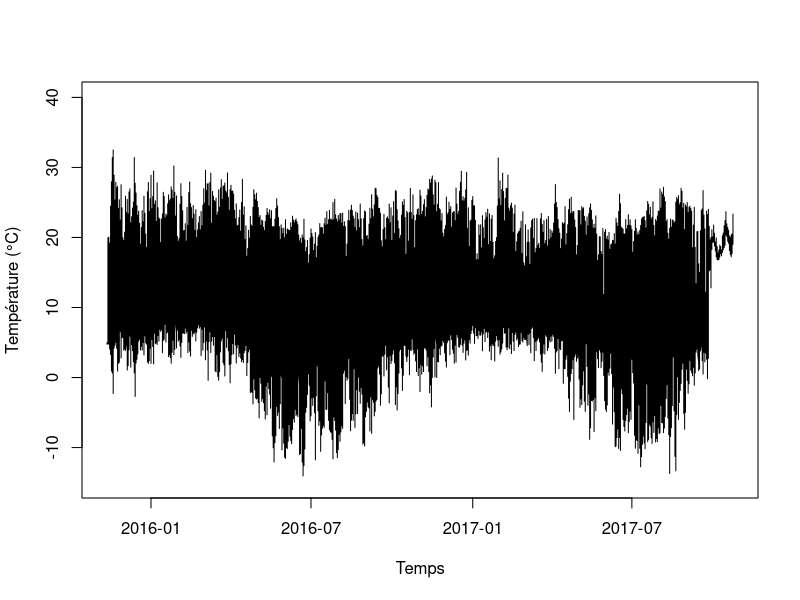
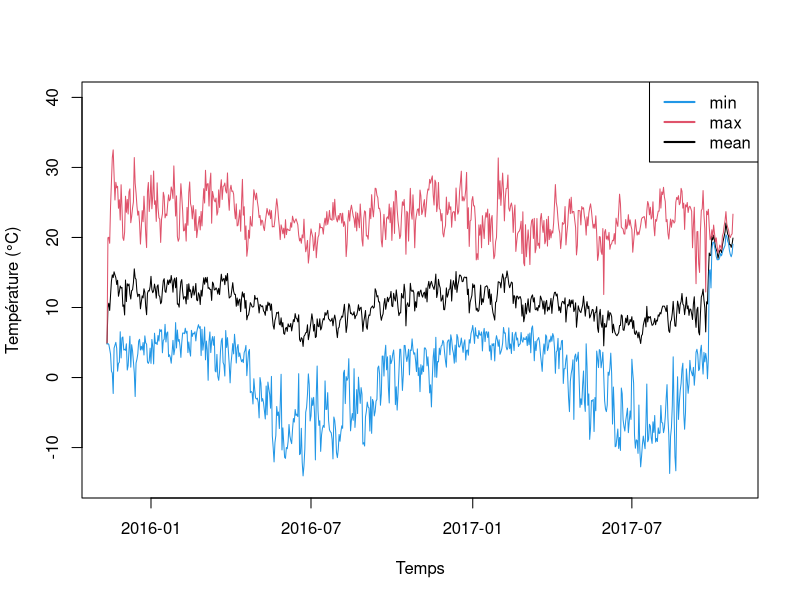
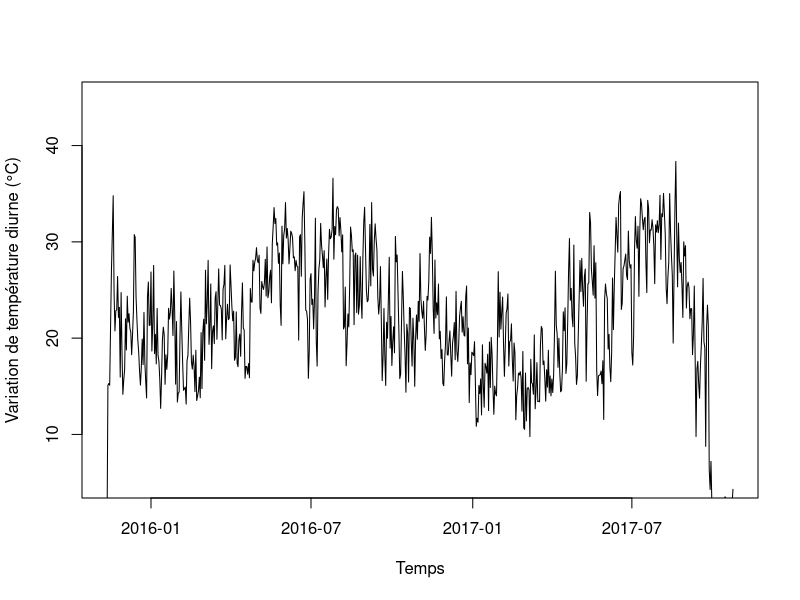
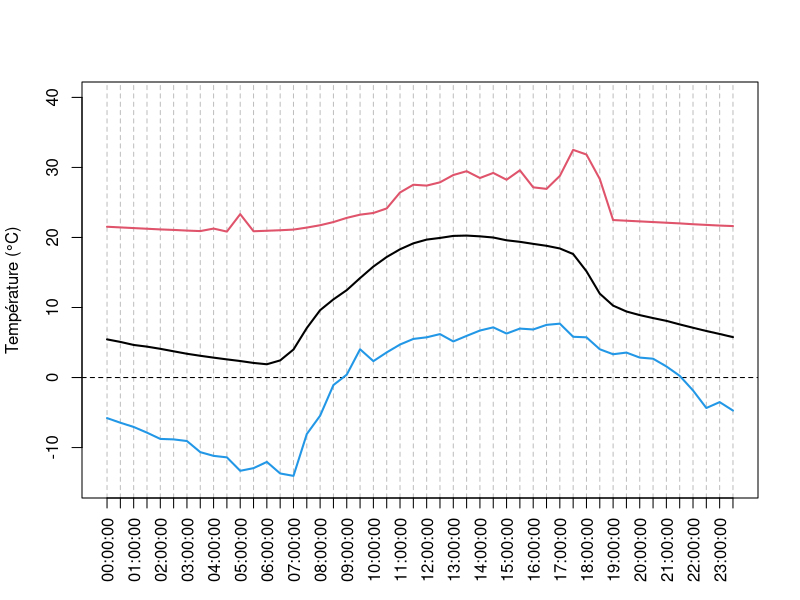
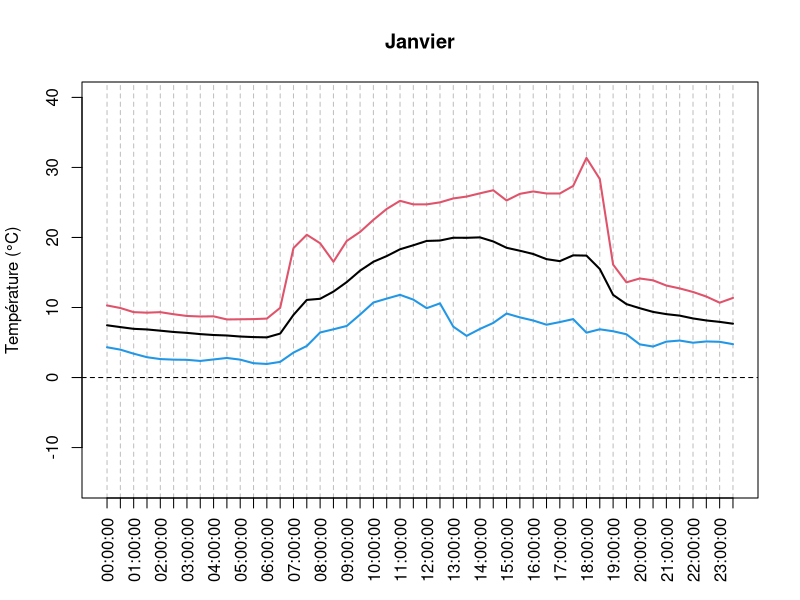
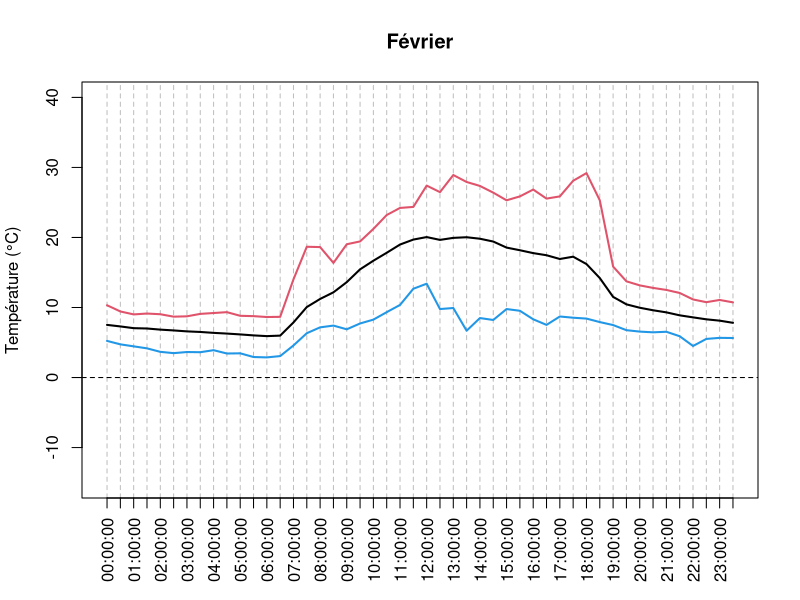
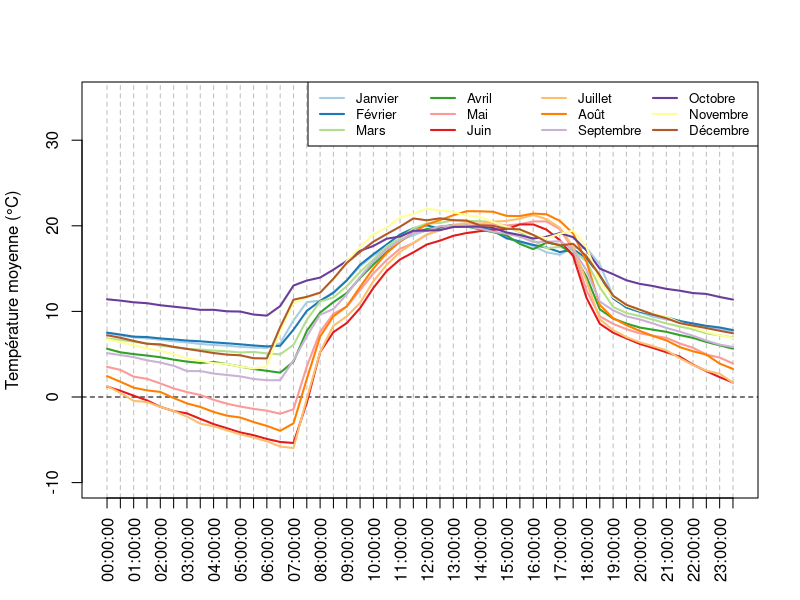
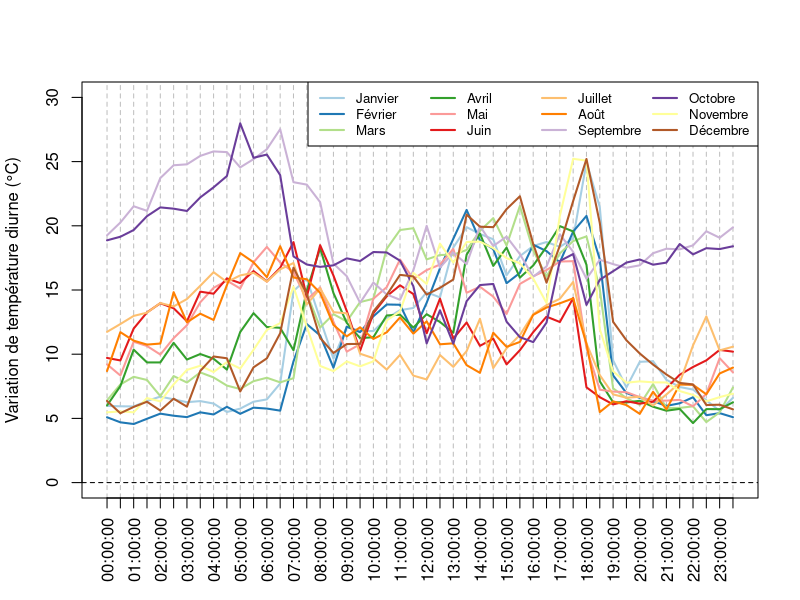

The R script that drew these images, in order:
## ---- chunk 1
bdd <- read.table("myFiles/E05C13.csv", skip = 1, header = TRUE, 
  sep = ",", dec = ".", stringsAsFactors = FALSE)
colnames(bdd) <- c("id", "date", "temp")
head(bdd)
tail(bdd)
str(bdd)
## ---- chunk 2
strsplit("11/12/15 23:00:00", split = " ")
## ---- chunk 3
strsplit("11/12/15 23:00:00", split = " ")[[1]]
## ---- chunk 4
bddDay <- sapply(strsplit(bdd[, 2], split = " "), "[[", 1)
head(bddDay)
## ---- chunk 5
bddDay <- as.factor(sapply(strsplit(bdd[, 2], split = " "), "[[", 1))
head(bddDay)
## ---- chunk 6
bddDay <- as.factor(sapply(strsplit(bdd[, 2], split = " "), "[[", 1))
udate <- unique(bddDay)
lev <- udate[sort.list(as.POSIXct(strptime(udate, "%m/%d/%y")))]
bddDay <- factor(bddDay, levels = lev)
head(bddDay)
## ---- chunk 7
bdd$bddDay <- bddDay
bdd$bddHour <- as.factor(sapply(strsplit(bdd[, 2], split = " "), "[[", 2))
head(bdd)
## ---- chunk 8
plot(x = as.Date(bdd$bddDay, format = "%m/%d/%y"), y = bdd$temp, 
	type = 'l', ylim = c(-15, 40), 
	xlab = "Temps", ylab = "Température (°C)")
## ---- chunk 9
tempDayMean <- aggregate(x = bdd[, 3], by = list(bdd[, 4]), FUN = mean)
tempDayMin <- aggregate(x = bdd[, 3], by = list(bdd[, 4]), FUN = min)
tempDayMax <- aggregate(x = bdd[, 3], by = list(bdd[, 4]), FUN = max)
plot(x = as.Date(tempDayMean[, 1], format = "%m/%d/%y"), 
	y = tempDayMean[, 2], type = 'l', ylim = c(-15, 40), 
	xlab = "Temps", ylab = "Température (°C)")
points(x = as.Date(tempDayMin[, 1], format = "%m/%d/%y"), 
	y = tempDayMin[, 2], type = 'l', col = 4)
points(x = as.Date(tempDayMax[, 1], format = "%m/%d/%y"), 
	y = tempDayMax[, 2], type = 'l', col = 2)
legend("topright", legend = c("min", "max", "mean"), 
  lty = 1, lwd = 2, col = c(4, 2, 1))
## ---- chunk 10
tempDayTR <- tempDayMax[, 2] - tempDayMin[, 2]
plot(x = as.Date(tempDayMean[, 1], format = "%m/%d/%y"), 
	y = tempDayTR, type = 'l', ylim = c(5, 45), 
	xlab = "Temps", ylab = "Variation de température diurne (°C)")
## ---- chunk 11
tempHourMean <- aggregate(x = bdd[, 3], by = list(bdd[, 5]), FUN = mean)
tempHourMin <- aggregate(x = bdd[, 3], by = list(bdd[, 5]), FUN = min)
tempHourMax <- aggregate(x = bdd[, 3], by = list(bdd[, 5]), FUN = max)
hours <- seq(from = 0, to = 23.5, by = 0.5)
plot(x = hours, 
	y = tempHourMean[, 2], type = 'l', ylim = c(-15, 40), 
	xlab = "", ylab = "Température (°C)", lwd = 2, 
	xaxt = "n", panel.first = {
		abline(v = hours, col = "gray", lty = 2)
		abline(h = 0, lty = 2)	
	})
axis(side = 1, at = hours, labels = tempHourMean[, 1], las = 2)
points(x = hours, y = tempHourMin[, 2], type = 'l', col = 4, lwd = 2)
points(x = hours, y = tempHourMax[, 2], type = 'l', col = 2, lwd = 2)
## ---- chunk 12
meses <- c("Janvier", "Février", "Mars", "Avril", "Mai", "Juin", 
	"Juillet", "Août", "Septembre", "Octobre", "Novembre", "Décembre")
hours <- seq(from = 0, to = 23.5, by = 0.5)
bddMonth <- sapply(strsplit(as.character(bdd$bddDay), split = "/"), "[[", 1)
tempDayEachMonth <- lapply(sort(unique(bddMonth)), function(myMonth){
	bddX <- bdd[bddMonth == myMonth, ]
	tempHourMean <- aggregate(x = bddX[, 3], by = list(bddX[, 5]), FUN = mean)
	tempHourMin <- aggregate(x = bddX[, 3], by = list(bddX[, 5]), FUN = min)
	tempHourMax <- aggregate(x = bddX[, 3], by = list(bddX[, 5]), FUN = max)
	return(data.frame(tempHourMean, tempHourMin, tempHourMax))
})

# for (i in seq_along(tempDayEachMonth)){ # 12 months
for (i in 1:2){ # only January and February
	plot(x = hours, y = tempDayEachMonth[[i]][, 2], 
		type = 'l', ylim = c(-15, 40), 
		xlab = "", ylab = "Température (°C)", lwd = 2, 
		main = meses[i],
		xaxt = "n", panel.first = {
			abline(v = hours, col = "gray", lty = 2)
			abline(h = 0, lty = 2)	
		})
	axis(side = 1, at = hours, labels = tempHourMean[, 1], las = 2)
	points(x = hours, y = tempDayEachMonth[[i]][, 4], 
		type = 'l', col = 4, lwd = 2)
	points(x = hours, y = tempDayEachMonth[[i]][, 6], 
		type = 'l', col = 2, lwd = 2)
}
## ---- chunk 13
plot(x = hours, y = tempDayEachMonth[[1]][, 2], type = 'n', ylim = c(-10, 35),
	xlab = "", ylab = "Température moyenne (°C)",
	xaxt = "n", 
	panel.first = {
		abline(v = hours, col = "gray", lty = 2)
		abline(h = 0, lty = 2)	
	})
axis(side = 1, at = hours, labels = tempHourMean[, 1], las = 2)
myColors <- c("#A6CEE3", "#1F78B4", "#B2DF8A", "#33A02C", "#FB9A99", 
	"#E31A1C", "#FDBF6F", "#FF7F00", "#CAB2D6", "#6A3D9A", "#FFFF99", 
	"#B15928")
for (i in seq_along(tempDayEachMonth)){
	points(x = hours, 
		y = tempDayEachMonth[[i]][, 2], 
		type = 'l', col = myColors[i], lwd = 2)
}
legend("topright", ncol = 4, legend = meses, col = myColors, 
	lty = 1, lwd = 2, cex = 0.8)

plot(x = hours, y = tempDayEachMonth[[1]][, 2], type = 'n', ylim = c(0, 30),
	xlab = "", ylab = "Variation de température diurne (°C)",
	xaxt = "n", 
	panel.first = {
		abline(v = hours, col = "gray", lty = 2)
		abline(h = 0, lty = 2)	
	})
axis(side = 1, at = hours, labels = tempHourMean[, 1], las = 2)
myColors <- c("#A6CEE3", "#1F78B4", "#B2DF8A", "#33A02C", "#FB9A99", 
	"#E31A1C", "#FDBF6F", "#FF7F00", "#CAB2D6", "#6A3D9A", "#FFFF99", 
	"#B15928")
for (i in seq_along(tempDayEachMonth)){
	points(x = hours, 
		y = tempDayEachMonth[[i]][, 6] - tempDayEachMonth[[i]][, 4], 
		type = 'l', col = myColors[i], lwd = 2)
}
legend("topright", ncol = 4, legend = meses, col = myColors, 
	lty = 1, lwd = 2, cex = 0.8)
## ---- chunk 14
pkgCheck <- function(x){ 
	if (!require(x, character.only = TRUE)){
		install.packages(x, dependencies = TRUE)
		if(!require(x, character.only = TRUE)) {
			stop()
		}
	}
}
pkgCheck("ggplot2")
pkgCheck("ggridges")
pkgCheck("viridis")
meanTemps <- unlist(lapply(tempDayEachMonth, "[[", 2))
labelMonth <- rep(meses, each = 48)
dfTemps <- data.frame(month = labelMonth, value = meanTemps, 
  stringsAsFactors = FALSE)
dfTemps$month <- factor(dfTemps$month, levels = rev(meses))
p <- ggplot(data = dfTemps, aes(y = month, x = value,  fill = ..x..))
p <- p + geom_density_ridges_gradient(stat="binline")
p <- p + scale_fill_viridis(name = "Temp. [°C]", option = "C")
p <- p + xlab("Temperature") + ylab("") +
    theme(
      legend.position="none",
      panel.spacing = unit(0.1, "lines"),
      strip.text.x = element_text(size = 8)
    ) 
p
